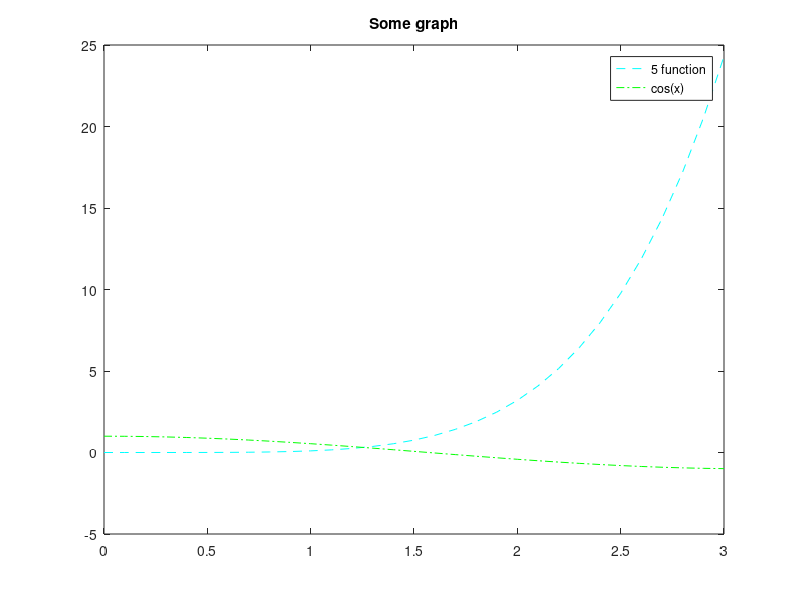
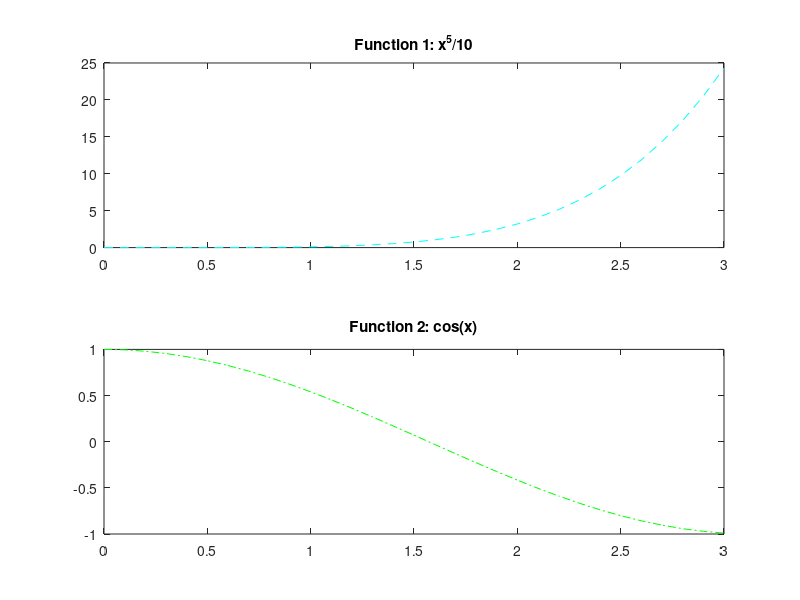

MATLAB code for these plots, in order:
% Define a range of x values from 0 to 3 with increments of 0.1
x = 0:0.1:3;

% Plot the function x^5/10 with a cyan dashed line
plot(x, x.^5/10, "--c;5 function;", ...

% Add the second function cos(x) with a green dash-dot line
x, cos(x), "-.g;cos(x);");

% Add a title to the graph
title("Some graph");

% Define a range of x values
x = 0:0.1:3;

% Function 1: x^5/10
y1 = x.^5/10;

% Function 2: cos(x)
y2 = cos(x);

% Create a figure
figure;

% Subplot 1: Plot the first function
subplot(2, 1, 1);
plot(x, y1, "--c");
title("Function 1: x^5/10");

% Subplot 2: Plot the second function
subplot(2, 1, 2);
plot(x, y2, "-.g");
title("Function 2: cos(x)");

